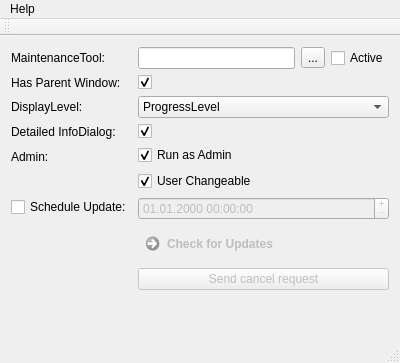
<?xml version="1.0" encoding="UTF-8"?>
<ui version="4.0">
 <class>MainWindow</class>
 <widget class="QMainWindow" name="MainWindow">
  <property name="geometry">
   <rect>
    <x>0</x>
    <y>0</y>
    <width>400</width>
    <height>363</height>
   </rect>
  </property>
  <property name="unifiedTitleAndToolBarOnMac">
   <bool>true</bool>
  </property>
  <widget class="QWidget" name="centralWidget">
   <layout class="QVBoxLayout" name="verticalLayout">
    <item>
     <layout class="QFormLayout" name="formLayout">
      <item row="0" column="0">
       <widget class="QLabel" name="maintenanceToolLabel">
        <property name="text">
         <string>MaintenanceTool:</string>
        </property>
       </widget>
      </item>
      <item row="0" column="1">
       <layout class="QHBoxLayout" name="horizontalLayout">
        <item>
         <widget class="QLineEdit" name="maintenanceToolLineEdit"/>
        </item>
        <item>
         <widget class="QToolButton" name="maintenanceToolButton">
          <property name="text">
           <string>...</string>
          </property>
         </widget>
        </item>
        <item>
         <widget class="QCheckBox" name="activeBox">
          <property name="text">
           <string>Active</string>
          </property>
         </widget>
        </item>
       </layout>
      </item>
      <item row="2" column="0">
       <widget class="QLabel" name="displayLevelLabel">
        <property name="text">
         <string>DisplayLevel:</string>
        </property>
       </widget>
      </item>
      <item row="2" column="1">
       <widget class="QComboBox" name="displayLevelComboBox">
        <property name="currentIndex">
         <number>4</number>
        </property>
        <item>
         <property name="text">
          <string>AutomaticLevel</string>
         </property>
        </item>
        <item>
         <property name="text">
          <string>ExitLevel</string>
         </property>
        </item>
        <item>
         <property name="text">
          <string>InfoLevel</string>
         </property>
        </item>
        <item>
         <property name="text">
          <string>ExtendedInfoLevel</string>
         </property>
        </item>
        <item>
         <property name="text">
          <string>ProgressLevel</string>
         </property>
        </item>
        <item>
         <property name="text">
          <string>AskLevel</string>
         </property>
        </item>
       </widget>
      </item>
      <item row="6" column="0">
       <spacer name="horizontalSpacer">
        <property name="orientation">
         <enum>Qt::Horizontal</enum>
        </property>
        <property name="sizeHint" stdset="0">
         <size>
          <width>40</width>
          <height>20</height>
         </size>
        </property>
       </spacer>
      </item>
      <item row="6" column="1">
       <layout class="QVBoxLayout" name="buttonLayout">
        <item>
         <widget class="QCommandLinkButton" name="checkUpdatesButton">
          <property name="enabled">
           <bool>false</bool>
          </property>
          <property name="text">
           <string>Check for Updates</string>
          </property>
         </widget>
        </item>
        <item>
         <widget class="QPushButton" name="cancelButton">
          <property name="enabled">
           <bool>false</bool>
          </property>
          <property name="text">
           <string>Send cancel request</string>
          </property>
         </widget>
        </item>
       </layout>
      </item>
      <item row="4" column="0">
       <widget class="QLabel" name="adminLabel">
        <property name="text">
         <string>Admin:</string>
        </property>
       </widget>
      </item>
      <item row="4" column="1">
       <layout class="QVBoxLayout" name="verticalLayout_2">
        <item>
         <widget class="QCheckBox" name="adminCheckBox">
          <property name="enabled">
           <bool>true</bool>
          </property>
          <property name="text">
           <string>Run as Admin</string>
          </property>
          <property name="checked">
           <bool>true</bool>
          </property>
         </widget>
        </item>
        <item>
         <widget class="QCheckBox" name="userChangecheckBox">
          <property name="enabled">
           <bool>true</bool>
          </property>
          <property name="text">
           <string>User Changeable</string>
          </property>
          <property name="checked">
           <bool>true</bool>
          </property>
         </widget>
        </item>
       </layout>
      </item>
      <item row="5" column="1">
       <widget class="QDateTimeEdit" name="scheduleUpdateDateTimeEdit">
        <property name="enabled">
         <bool>false</bool>
        </property>
        <property name="buttonSymbols">
         <enum>QAbstractSpinBox::PlusMinus</enum>
        </property>
        <property name="accelerated">
         <bool>true</bool>
        </property>
        <property name="correctionMode">
         <enum>QAbstractSpinBox::CorrectToNearestValue</enum>
        </property>
        <property name="displayFormat">
         <string>dd.MM.yyyy HH:mm:ss</string>
        </property>
       </widget>
      </item>
      <item row="5" column="0">
       <widget class="QCheckBox" name="scheduleUpdateDateCheckBox">
        <property name="text">
         <string>Schedule Update:</string>
        </property>
       </widget>
      </item>
      <item row="1" column="0">
       <widget class="QLabel" name="hasParentWindowLabel">
        <property name="text">
         <string>Has Parent Window:</string>
        </property>
       </widget>
      </item>
      <item row="1" column="1">
       <widget class="QCheckBox" name="hasParentWindowCheckBox">
        <property name="checked">
         <bool>true</bool>
        </property>
       </widget>
      </item>
      <item row="3" column="0">
       <widget class="QLabel" name="detailedInfoDialogLabel">
        <property name="text">
         <string>Detailed InfoDialog:</string>
        </property>
       </widget>
      </item>
      <item row="3" column="1">
       <widget class="QCheckBox" name="detailedInfoDialogCheckBox">
        <property name="checked">
         <bool>true</bool>
        </property>
       </widget>
      </item>
     </layout>
    </item>
   </layout>
  </widget>
  <widget class="QMenuBar" name="menuBar">
   <property name="geometry">
    <rect>
     <x>0</x>
     <y>0</y>
     <width>400</width>
     <height>23</height>
    </rect>
   </property>
   <widget class="QMenu" name="menuHelp">
    <property name="title">
     <string>Help</string>
    </property>
    <addaction name="actionAbout"/>
    <addaction name="separator"/>
   </widget>
   <addaction name="menuHelp"/>
  </widget>
  <widget class="QStatusBar" name="statusBar"/>
  <widget class="QToolBar" name="mainToolBar">
   <property name="windowTitle">
    <string>Toolbar</string>
   </property>
   <attribute name="toolBarArea">
    <enum>TopToolBarArea</enum>
   </attribute>
   <attribute name="toolBarBreak">
    <bool>false</bool>
   </attribute>
  </widget>
  <action name="actionAbout">
   <property name="text">
    <string>About...</string>
   </property>
  </action>
 </widget>
 <layoutdefault spacing="6" margin="11"/>
 <resources/>
 <connections>
  <connection>
   <sender>activeBox</sender>
   <signal>toggled(bool)</signal>
   <receiver>maintenanceToolButton</receiver>
   <slot>setDisabled(bool)</slot>
   <hints>
    <hint type="sourcelabel">
     <x>352</x>
     <y>58</y>
    </hint>
    <hint type="destinationlabel">
     <x>317</x>
     <y>53</y>
    </hint>
   </hints>
  </connection>
  <connection>
   <sender>activeBox</sender>
   <signal>toggled(bool)</signal>
   <receiver>checkUpdatesButton</receiver>
   <slot>setEnabled(bool)</slot>
   <hints>
    <hint type="sourcelabel">
     <x>357</x>
     <y>54</y>
    </hint>
    <hint type="destinationlabel">
     <x>264</x>
     <y>185</y>
    </hint>
   </hints>
  </connection>
  <connection>
   <sender>activeBox</sender>
   <signal>toggled(bool)</signal>
   <receiver>cancelButton</receiver>
   <slot>setEnabled(bool)</slot>
   <hints>
    <hint type="sourcelabel">
     <x>363</x>
     <y>59</y>
    </hint>
    <hint type="destinationlabel">
     <x>388</x>
     <y>240</y>
    </hint>
   </hints>
  </connection>
  <connection>
   <sender>activeBox</sender>
   <signal>toggled(bool)</signal>
   <receiver>maintenanceToolLineEdit</receiver>
   <slot>setDisabled(bool)</slot>
   <hints>
    <hint type="sourcelabel">
     <x>354</x>
     <y>50</y>
    </hint>
    <hint type="destinationlabel">
     <x>216</x>
     <y>46</y>
    </hint>
   </hints>
  </connection>
  <connection>
   <sender>scheduleUpdateDateCheckBox</sender>
   <signal>toggled(bool)</signal>
   <receiver>scheduleUpdateDateTimeEdit</receiver>
   <slot>setEnabled(bool)</slot>
   <hints>
    <hint type="sourcelabel">
     <x>60</x>
     <y>150</y>
    </hint>
    <hint type="destinationlabel">
     <x>185</x>
     <y>154</y>
    </hint>
   </hints>
  </connection>
 </connections>
</ui>
